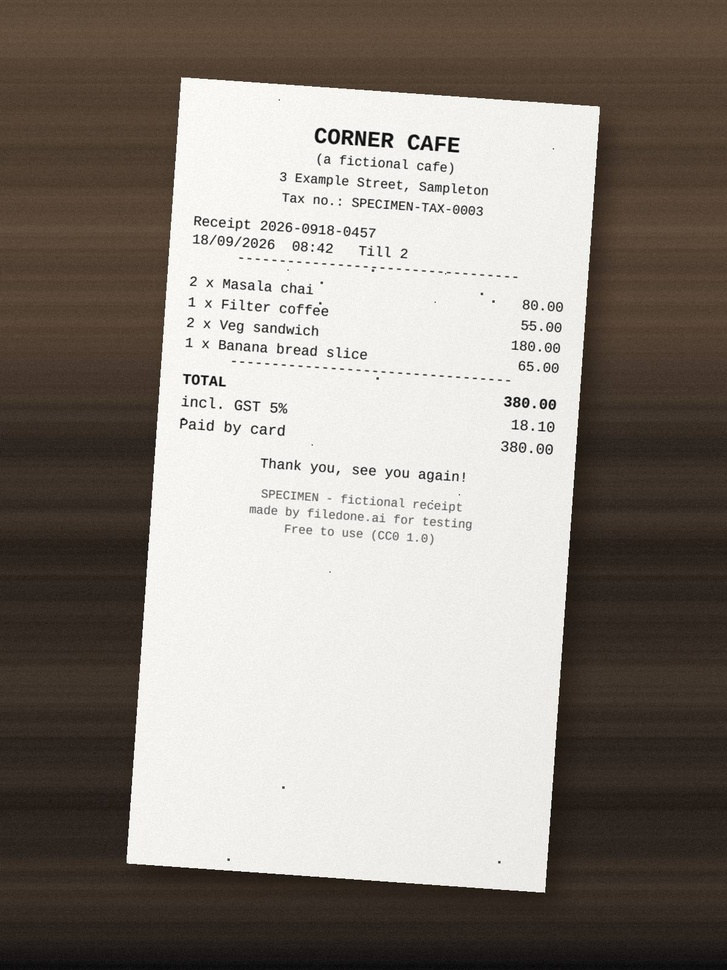
#> input picture sample-001.jpg, 727 x 970 px, shrunk from 1200 x 1600 before the run, found by its file name
$ python feature_extractor.py   (older library calls are emulated)
#> lines starting #> are read from the running program, lines starting #| are printed output that depends on the picture; after the words box and inside, x2 and y2 are one past the last pixel; in counts of white or black regions, pixels touching at a corner belong together; long printed decimals are rounded
#> in main, image is the input picture: PIL image 727x970 RGB; mean R, G, B 144, 137.3, 130.3
### experiments/ela_analyzer.py

import io
import numpy as np
import matplotlib.pyplot as plt
from PIL import Image

IMAGE_PATH = "sample-001.jpg"


def calculate_ela(image, quality=90):
    image = image.convert("RGB")

    # Recompress image as JPEG
    buffer = io.BytesIO()
    image.save(buffer, format="JPEG", quality=quality)
    buffer.seek(0)

    recompressed = Image.open(buffer).convert("RGB")

    # Pixel difference
    original_arr = np.asarray(image, dtype=np.int16)
    recompressed_arr = np.asarray(recompressed, dtype=np.int16)

    difference = np.abs(original_arr - recompressed_arr)
    ela_map = difference.mean(axis=2)

    # Enhance for visualization
    max_value = ela_map.max()

    if max_value > 0:
        ela_visual = np.clip(
            ela_map * (255.0 / max_value), 0, 255
        ).astype(np.uint8)
    else:
        ela_visual = np.zeros_like(ela_map, dtype=np.uint8)

    return ela_map, ela_visual


# [12 lines left out: function main, not called in this run]


# [2 lines that do not run on import are left out]

### experiments/feature_extractor.py

import cv2
import numpy as np
import matplotlib.pyplot as plt
from PIL import Image

from ela_analyzer import calculate_ela

IMAGE_PATH = "sample-001.jpg"


def extract_features(image):
    rgb = np.asarray(image.convert("RGB"))

    # Convert RGB to grayscale using OpenCV
    gray = cv2.cvtColor(rgb, cv2.COLOR_RGB2GRAY)

    # Canny edge detection
    edges = cv2.Canny(gray, 100, 200)
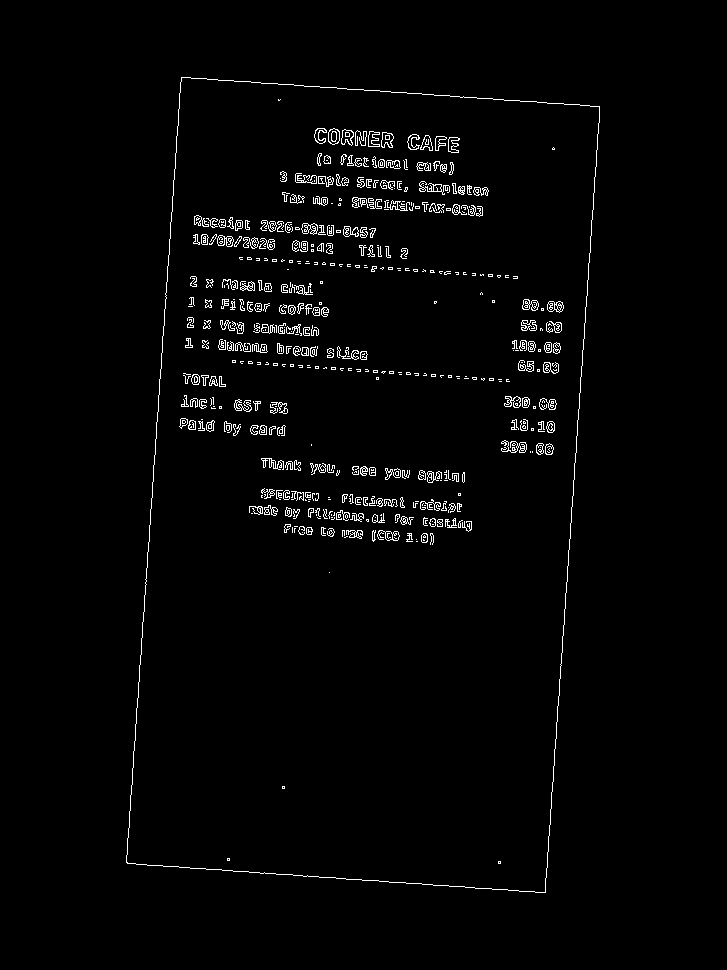
#> edges: shape (970, 727); 2% white in thin lines or dots, all inside (x1, y1, x2, y2) = (126, 77, 600, 893)

    # Sobel gradients
    gx = cv2.Sobel(gray, cv2.CV_64F, 1, 0, ksize=3)
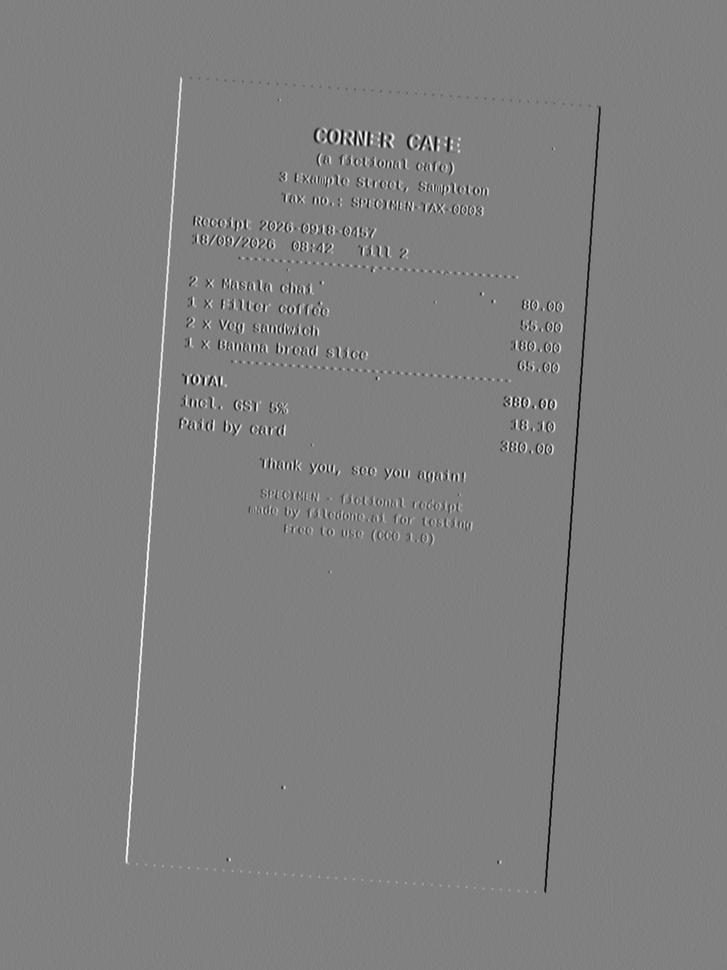
#> gx: shape (970, 727) float64; min -978, max 965, mean 0; drawn with min black and max white
    gy = cv2.Sobel(gray, cv2.CV_64F, 0, 1, ksize=3)
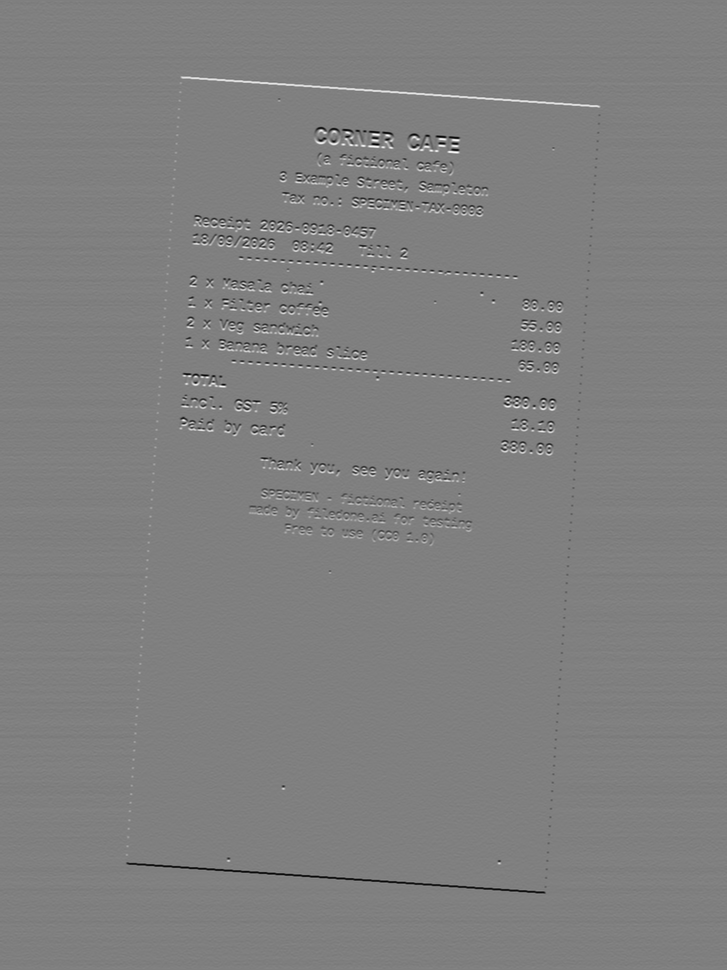
#> gy: shape (970, 727) float64; min -1007, max 1001, mean -0.5; drawn with min black and max white

    gradient = np.sqrt(gx**2 + gy**2)
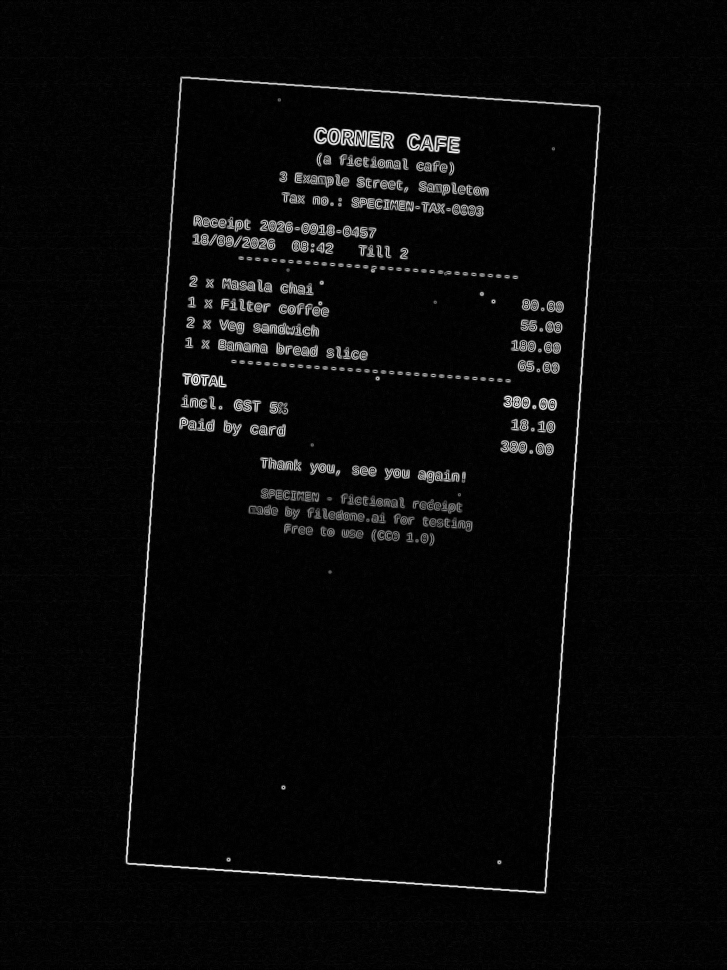
#> gradient: shape (970, 727) float64; min 0, max 1008.6, mean 36.9; drawn with min black and max white

    # ELA statistics
    ela_map, ela_visual = calculate_ela(image)
#> in calculate_ela, `difference = np.abs(original_arr - recompressed_arr)`:
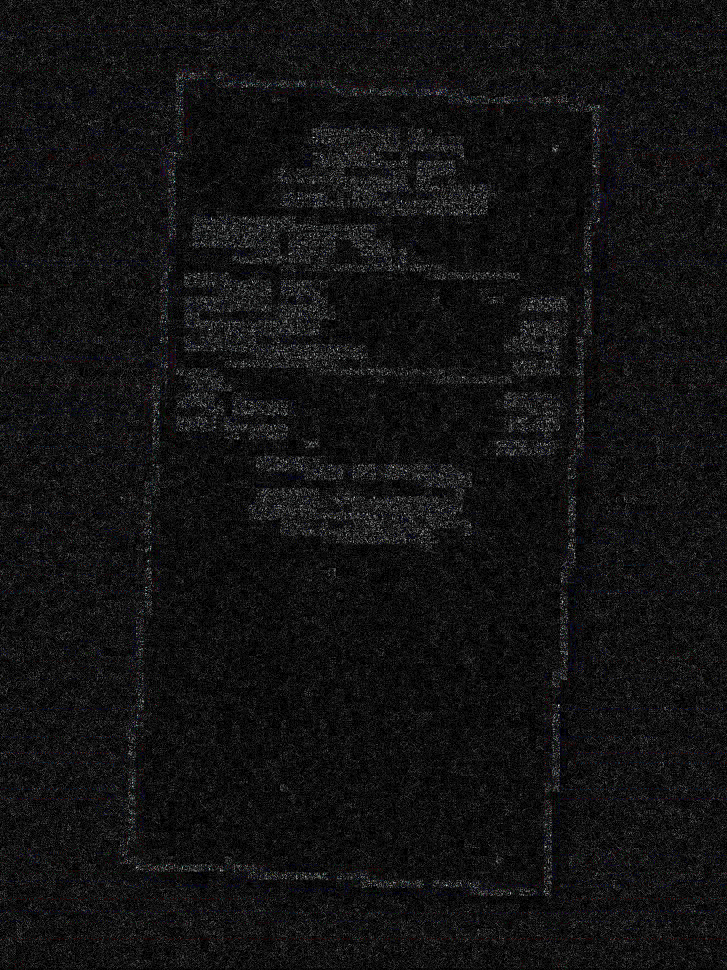
#> difference: shape (970, 727, 3) int16; mean R, G, B 1.6, 1.6, 1.7; drawn with min black and max white
#> in calculate_ela, `max_value = ela_map.max()`: max_value = 21.33

    # RGB statistics
    rgb_float = rgb.astype(np.float32)
    mean_rgb = rgb_float.mean(axis=(0, 1))
#> mean_rgb = [144, 137.3, 130.3]
    std_rgb = rgb_float.std(axis=(0, 1))
#> std_rgb = [89.43, 94.15, 96.71]

    height, width = gray.shape
#> height = 970; width = 727

    features = {
        "ela_mean": float(ela_map.mean()),
        "ela_std": float(ela_map.std()),
        "edge_density": float(np.mean(edges > 0)),
        "mean_gradient": float(gradient.mean()),
        "brightness": float(gray.mean()),
        "grayscale_std": float(gray.std()),
        "red_mean": float(mean_rgb[0]),
        "green_mean": float(mean_rgb[1]),
        "blue_mean": float(mean_rgb[2]),
        "red_std": float(std_rgb[0]),
        "green_std": float(std_rgb[1]),
        "blue_std": float(std_rgb[2]),
        "aspect_ratio": float(width / height),
        "width": width,
        "height": height
    }

    return features, edges


def main():
    image = Image.open(IMAGE_PATH).convert("RGB")

    features, edges = extract_features(image)
#> features = 15 items

    print("\nExtracted Features:")
    for name, value in features.items():
        print(f"{name:20s}: {value}")
#> this loop made 15 passes
#> (name, value) on passes 1 to 12: ('ela_mean', 1.66), ('ela_std', 1.51), ('edge_density', 0.02), ('mean_gradient', 36.86), ('brightness', 138.6), ('grayscale_std', 93.09), ('red_mean', 144), ('green_mean', 137.3), ('blue_mean', 130.3), ('red_std', 89.43), ('green_std', 94.15), ('blue_std', 96.71)
#| ela_mean            : 1.656
#| ela_std             : 1.511
#| edge_density        : 0.02002
#| mean_gradient       : 36.860
#| brightness          : 138.573
#| grayscale_std       : 93.091
#| red_mean            : 144.045
#| green_mean          : 137.344
#> (further printed lines are left out)

    plt.imshow(edges, cmap="gray")
    plt.title("OpenCV Canny Edge Map")
    plt.axis("off")
    plt.show()


if __name__ == "__main__":
    main()
